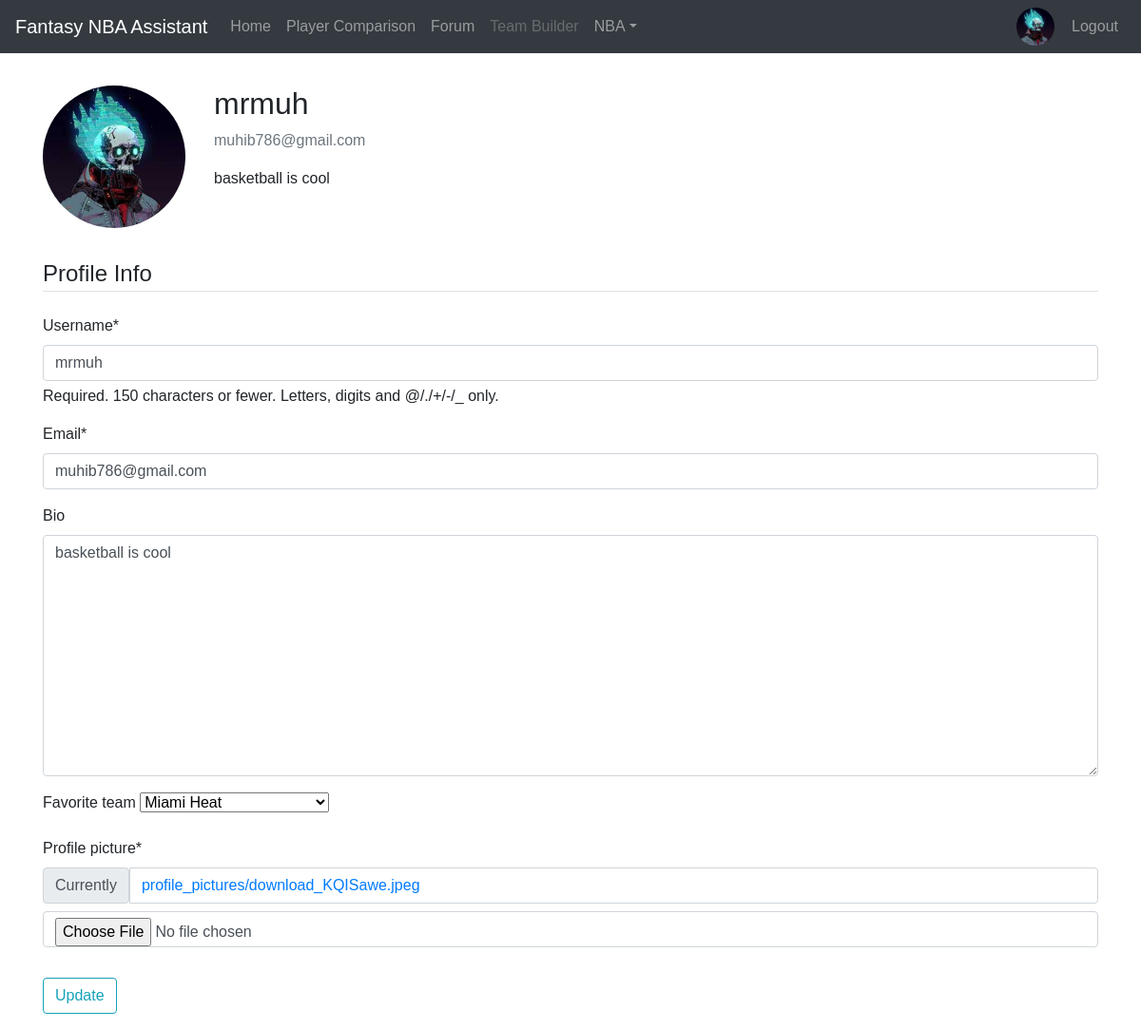
The page /profile/ (signed in) on the database as committed earlier.
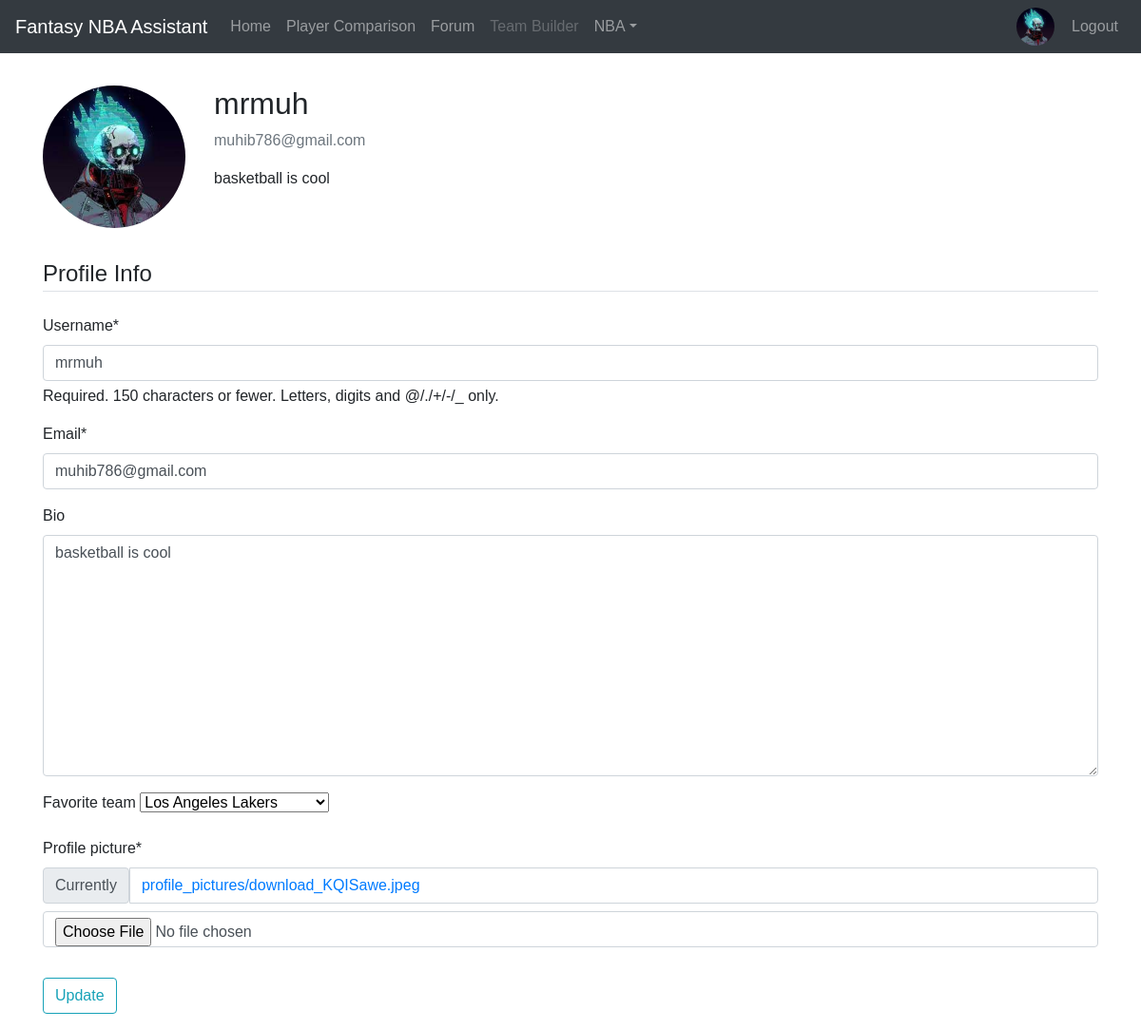
The same page on the database as committed later.
### mysite/models.py (models this page shows, shortened)
class Profile(models.Model):
    user = models.OneToOneField(User, on_delete=models.CASCADE)
    bio = models.TextField(blank=True)
    favorite_team = models.ForeignKey('Team', on_delete=models.SET_NULL, null=True, blank=True)
    profile_picture = models.ImageField(upload_to='profile_pictures', default=default_profile_picture)

### mysite/views.py (the view)
# urls.py: path('profile/', login_required(views.profile), name='profile'),
@login_required
def profile(request):
    if request.method == 'POST':
        u_form = UserUpdateForm(request.POST, instance=request.user)
        p_form = ProfileUpdateForm(request.POST, request.FILES, instance=request.user.profile)
        if u_form.is_valid() and p_form.is_valid():
            u_form.save()
            profile = p_form.save(commit=False)
            profile.user = request.user
            profile.save()
            messages.success(request, 'Your account has been updated!')
            return redirect('profile')
    else:
        u_form = UserUpdateForm(instance=request.user)
        p_form = ProfileUpdateForm(instance=request.user.profile)
    teams = Team.objects.all()  # Assuming you have a Team model
    context = {
        'u_form': u_form,
        'p_form': p_form,
        'teams': teams
    }
    return render(request, 'mysite/profile.html', context)

### mysite/forms.py
class UserUpdateForm(forms.ModelForm):
    email = forms.EmailField()
    class Meta:
        model = User
        fields = ['username', 'email']

class ProfileUpdateForm(forms.ModelForm):
    class Meta:
        model = Profile
        fields = ['bio', 'favorite_team', 'profile_picture']

### mysite/models.py (called while the page is built)
    def __str__(self):
        return self.name

### mysite/templates/mysite/profile.html (shortened to what this page needs)
{% extends 'mysite/base.html' %}
{% load crispy_forms_tags %}
{% block content %}
<div class="content-section" style="margin-top: 90px;">
    <div class="media">
        <img class="rounded-circle account-img" src="{{ user.profile.profile_picture.url }}">
        <div class="media-body">
            <h2 style="margin-left:30px;" class="account-heading">{{ user.username }}</h2>
            <p style="margin-left:30px;" class="text-secondary">{{ user.email }}</p>
            {% if user.profile.bio %}
                <p style="margin-left:30px;">{{ user.profile.bio }}</p>
            {% else %}
                <p style="margin-left:30px;"></p>
            {% endif %}
        </div>
    </div>
    <form method="POST" enctype="multipart/form-data" style="margin-top: 30px;">
        <fieldset class="form-group">
            <legend class="border-bottom mb-4">Profile Info</legend>
            {{ u_form|crispy }}
            {{ p_form|crispy }}
        </fieldset>
        <div class="form-group">
            <button class="btn btn-outline-info" type="submit">Update</button>
        </div>
    </form>
</div>
{% endblock %}

### mysite/templates/mysite/base.html (shortened to what this page needs)
<!DOCTYPE html>
<html lang="en">
<head>
    <link rel="stylesheet" href="https://stackpath.bootstrapcdn.com/bootstrap/4.5.0/css/bootstrap.min.css"
>
</head>
<body>
    <header>
        <nav class="navbar navbar-expand-md navbar-dark fixed-top bg-dark">
            <a class="navbar-brand" href="/">Fantasy NBA Assistant</a>
            <div class="collapse navbar-collapse" id="navbarsExampleDefault">
                <ul class="navbar-nav mr-auto">
                    <li class="nav-item">
                        <a class="nav-link" href="/">Home <span class="sr-only">(current)</span></a>
                    </li>
                    <li class="nav-item">
                        <a class="nav-link" href="/playercomparison">Player Comparison </a>
                    </li>
                    <li class="nav-item">
                        <a class="nav-link" href="/forum">Forum </a>
                    </li>
                    <li class="nav-item">
                        <a class="nav-link disabled" href="#" tabindex="-1" aria-disabled="true">Team Builder </a>
                    </li>
                    <li class="nav-item dropdown">
                        <a class="nav-link dropdown-toggle" href="#" id="dropdown01" data-toggle="dropdown"
                            aria-haspopup="true" aria-expanded="false">NBA</a>
                    </li>
                </ul>
                {% if user.is_authenticated %}
                    <ul class="navbar-nav ml-auto">
                        <li class="nav-item">
                            <a href="{% url 'profile' %}">
                                <img src="{{ user.profile.profile_picture.url }}" alt="Profile Picture" class="profile-img">
                            </a>
                        </li>
                        <li class="nav-item">
                            <a class="nav-link" href="{% url 'logout' %}">Logout</a>
                        </li>
                    </ul>
                {% endif %}
            </div>
        </nav>
    </header>
    <main role="main" class="container">
        <div class="mt-5">
            {% block content %}
            {% endblock %}
        </div>
    </main>
</body>
</html>

### mysite/templates/mysite/base.html (style rules this page uses)
body { font-family: 'Arial', sans-serif; }
.navbar-nav .nav-link { color: #ffffff; }
.profile-img { width: 40px; height: 40px; object-fit: cover; object-position: center; border-radius: 50%; margin-right: 10px; }

### mysite/templates/mysite/profile.html (style rules this page uses)
.account-img { width: 150px; height: 150px; object-fit: cover; object-position: center; border-radius: 50%; }

Rows that differ between the two databases and show on the page:
changed Profile "basketball is cool": favorite_team "Miami Heat" → "Los Angeles Lakers"
